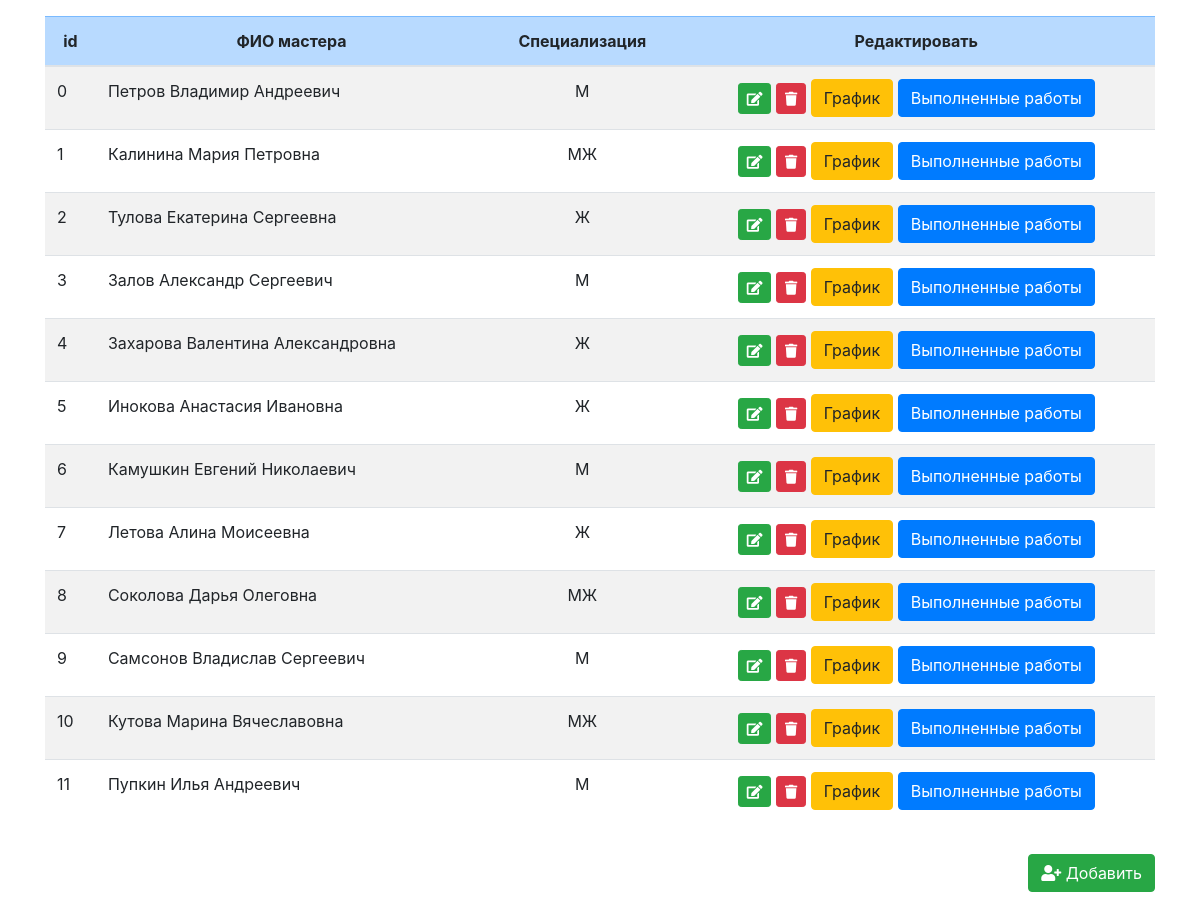
The page / on the database its author committed.
### tables this page shows
CREATE TABLE employees (
  id integer primary key,
  surname varchar(40),
  name varchar(40),
  patronymic varchar(40) null,
  date_of_birth date null,
  phone_number varchar(11) null,
  salary_percent float,
  gender varchar(2) null,
  dissmiss_date date null,

  check (gender = 'М' or gender = 'Ж' or gender = 'МЖ'),
  check (salary_percent >= 0.0 and salary_percent <= 100.0)
);

### public/functions.php (called while the page is built, shortened)
<?php
include 'connection_with_base.php';
$sql = $pdo->prepare("SELECT master.id AS id,
                       master.surname AS surname,
                       master.name AS 'name',
                       master.patronymic AS patronymic,
                       master.salary_percent AS percent,
                       master.gender AS gender,
                       master.date_of_birth as date_of_birth,
                       master.phone_number as phone_number
                        FROM employees AS master
                    ");
$sql->execute();
$result = $sql->fetchAll();

### public/index.php (the view, shortened to what this page needs)
<?php include 'functions.php';
?>
<!doctype html>
<html lang="en">
<head>
  <link rel="stylesheet" href="https://stackpath.bootstrapcdn.com/bootstrap/4.3.1/css/bootstrap.min.css">
  <link rel="stylesheet" type="text/css" href="https://cdnjs.cloudflare.com/ajax/libs/font-awesome/5.9.0/css/all.css">
</head>
<body>
  <div class="container" style="padding-bottom: 100px;">
    <div class="row">
      <div class="col-12">
        <table class="table table-striped table-hover mt-3">
          <thead class="table table-primary text-center">
            <th>id</th>
            <th>ФИО мастера</th>
            <th>Специализация</th>
            <th>Редактировать</th>
          </thead>
          <tbody>
            <?php foreach ($result as $value) {
              $fio = $value['surname'] . ' ' . $value['name'] . ' ' . $value['patronymic'];
            ?>
              <tr>
                <td><?= $value['id'] ?></td>
                <td><?= $fio ?></td>
                <td class="text-center"><?= $value['gender'] ?></td>
                <td class="text-center">
                  <a href="?edit=<?= $value['id'] ?>" class="btn btn-success btn-sm" data-toggle="modal" data-target="#editModal<?= $value['id'] ?>">
                    <i class="fa fa-edit"></i>
                  </a>
                  <a href="?delete=<?= $value['id'] ?>" class="btn btn-danger btn-sm" data-toggle="modal" data-target="#deleteModal<?= $value['id'] ?>">
                    <i class="fa fa-trash"></i>
                  </a>
                  <a href="salary.php?master_id=<?= $value['id'] ?> " class="btn btn-warning">График</a>
                  <a href="working.php?master_id=<?= $value['id'] ?>" class="btn btn-primary">Выполненные работы</a>
                </td>
              </tr> <?php } ?>
          </tbody>
        </table>
        <div style="text-align: right">
          <button class="btn btn-success mt-3 pull-right" data-toggle="modal" data-target="#AddModal"><i class="fa fa-user-plus"></i> Добавить</button>
        </div>
      </div>
    </div>
  </div>
</body>
</html>

### rows shown on the page
employees: id "0", fio "Петров Владимир Андреевич", gender "М"
employees: id "1", fio "Калинина Мария Петровна", gender "МЖ"
employees: id "2", fio "Тулова Екатерина Сергеевна", gender "Ж"
employees: id "3", fio "Залов Александр Сергеевич", gender "М"
employees: id "4", fio "Захарова Валентина Александровна", gender "Ж"
employees: id "5", fio "Инокова Анастасия Ивановна", gender "Ж"
employees: id "6", fio "Камушкин Евгений Николаевич", gender "М"
employees: id "7", fio "Летова Алина Моисеевна", gender "Ж"
employees: id "8", fio "Соколова Дарья Олеговна", gender "МЖ"
employees: id "9", fio "Самсонов Владислав Сергеевич", gender "М"
employees: id "10", fio "Кутова Марина Вячеславовна", gender "МЖ"
employees: id "11", fio "Пупкин Илья Андреевич", gender "М"
